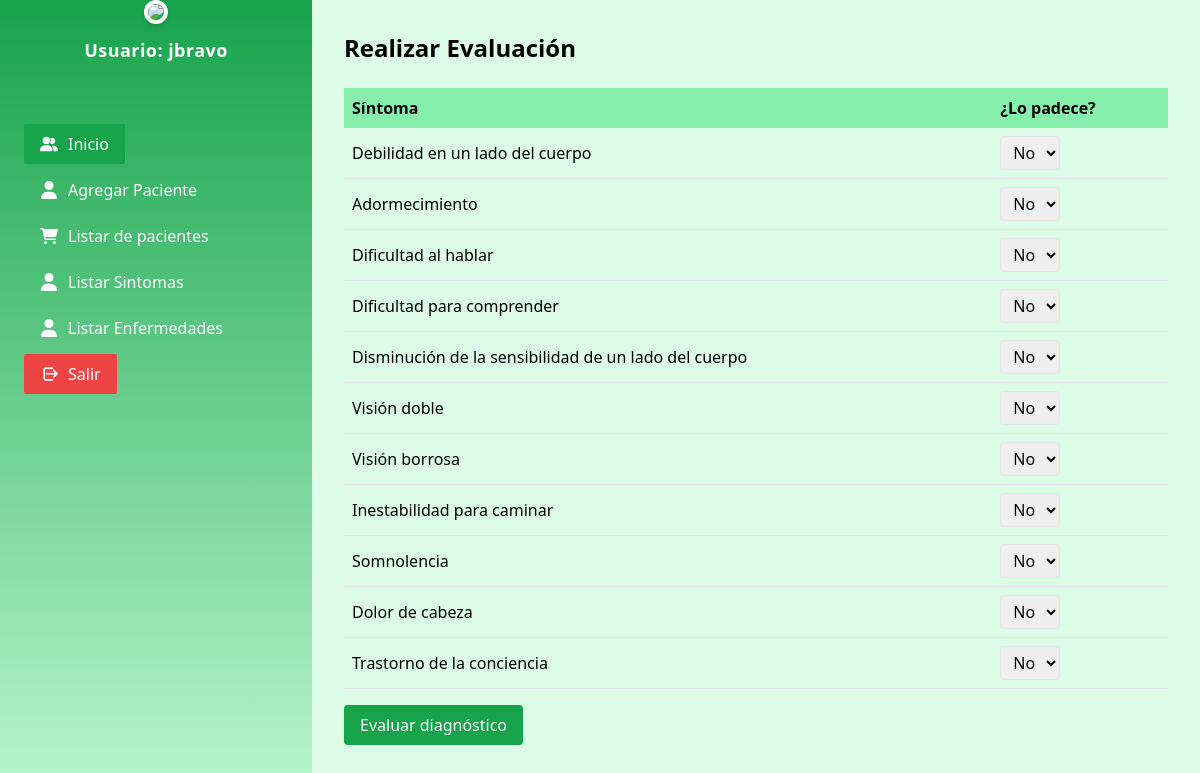
Page /controlador/paciente/realizarEvaluacionController.php (signed in) on the committed database.
### tables this page shows
CREATE TABLE `sintoma` (
  `idsintoma` int(11) NOT NULL,
  `sintoma` varchar(200) NOT NULL,
  `estado` char(1) NOT NULL
);

### modelo/evaluacionModel.php (called while the page is built, shortened)
<?php
class evaluacionModel
{
    private $conn;
    public function __construct()
    {
        include_once(__DIR__ . "/conexion.php");
        $conexion = new Conexion();
        $this->conn = $conexion->conectarbd();
    }
    public function obtenerSintomas()
    {
        $sql = "SELECT * FROM sintoma ORDER BY idsintoma";
        $result = mysqli_query($this->conn, $sql);
        $sintomas = [];
        while ($row = mysqli_fetch_assoc($result)) {
            $sintomas[] = $row;
        }
        return $sintomas;
    }
}
?>

### modelo/conexion.php (called while the page is built, shortened)
<?php
class Conexion
{
    public function conectarbd()
    {
        try {
            $this->conn = new mysqli("localhost", "root", "", "enfermedades_db");
            return $this->conn;
        } catch (Exception $e) {
            echo "Error: " . $e->getMessage();
        }
    }
}
?>

### vista/paciente/realizarEvaluacionView.php (the view, shortened to what this page needs)
<?php
include_once(__DIR__ . "../../compartidos/apartadosViews.php");
class realizarEvaluacionView extends apartadosViews
{
    public function realizarEvaluacion($sintomas)
    {
        ?>
        <!DOCTYPE html>
        <html lang="es">
        <head>
            <script src="https://cdn.tailwindcss.com"></script>
        </head>
        <body>
            <div class="flex h-screen overflow-hidden">
                <div class="relative flex flex-1 flex-col overflow-y-auto overflow-x-hidden">
                    <main class="flex-1 bg-green-100 p-8 text-black">
                        <h1 class="text-2xl font-bold mb-6">Realizar Evaluación</h1>
                        <form id="form-evaluacion">
                            <table class="w-full border-collapse">
                                <tr class="bg-green-300">
                                    <th class="p-2 text-left">Síntoma</th>
                                    <th class="p-2 text-left">¿Lo padece?</th>
                                </tr>
                                <?php foreach ($sintomas as $sintoma) { ?>
                                    <tr class="border-b">
                                        <td class="p-2"><?php echo $sintoma['sintoma']; ?></td>
                                        <td class="p-2">
                                            <select name="respuesta_<?php echo $sintoma['idsintoma']; ?>"
                                                class="border rounded px-2 py-1">
                                                <option value="n">No</option>
                                            </select>
                                        </td>
                                    </tr>
                                <?php } ?>
                            </table>
                            <button type="submit" class="mt-4 bg-green-600 text-white px-4 py-2 rounded hover:bg-green-700">
                                Evaluar diagnóstico
                            </button>
                        </form>
                    </main>
                </div>
            </div>
        </body>
        </html>
        <?php
    }
}
?>

### rows in the picture
sintoma: sintoma "Debilidad en un lado del cuerpo", idsintoma "No"
sintoma: sintoma "Adormecimiento", idsintoma "No"
sintoma: sintoma "Dificultad al hablar", idsintoma "No"
sintoma: sintoma "Dificultad para comprender", idsintoma "No"
sintoma: sintoma "Disminución de la sensibilidad de un lado del cuerpo", idsintoma "No"
sintoma: sintoma "Visión doble", idsintoma "No"
sintoma: sintoma "Visión borrosa", idsintoma "No"
sintoma: sintoma "Inestabilidad para caminar", idsintoma "No"
sintoma: sintoma "Somnolencia", idsintoma "No"
sintoma: sintoma "Dolor de cabeza", idsintoma "No"
sintoma: sintoma "Trastorno de la conciencia", idsintoma "No"

### other values in the picture
$_SESSION['usuario'] "jbravo"
